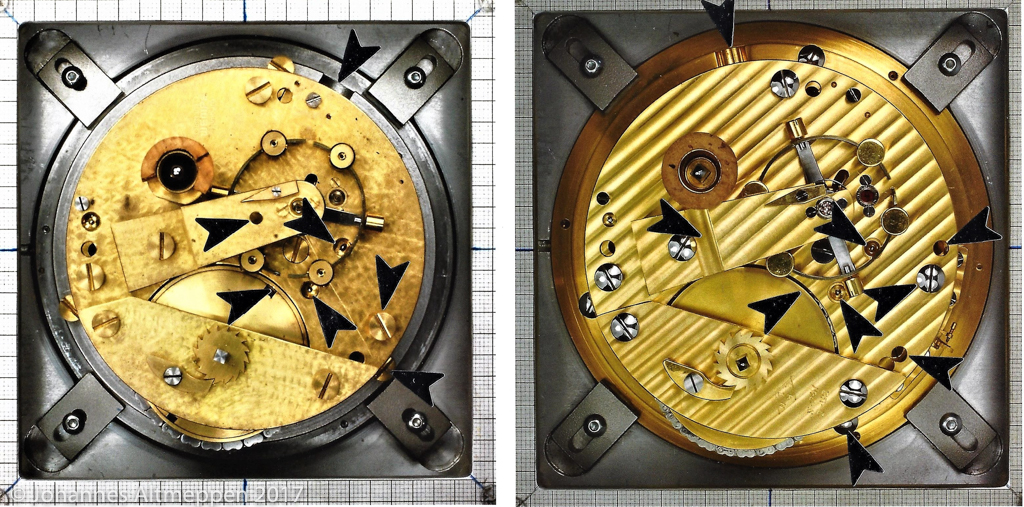
#> input picture References/wempe/photos/dg-chrono-6mx/1_1_Vergleich_Wempe-6MX_A.jpg, 1024 x 507 px, given in place of 1_Kirow_247_Z.jpg, which was not available
$ python ringgaps2.py
#> lines starting #> are read from the running program, lines starting #| are printed output that depends on the picture
### marine-chronometer-source/wempe/6mx-audit/gamma/zcal.py
"""Gamma, 6MX audit: Kirov 247 Z view, dial-plane calibration on the printed circles about the three arbors.
Each printed line is found along rays from a rough centre as the darkest point (a parabola through the minimum),
then a circle is fitted (algebraic, then geometric); the centres of the up-and-down circle and the seconds circle
are the arbors at z -23 and +23 (the sheets'), the minute track's the centre arbor."""
import cv2, numpy as np, json, sys
from scipy.optimize import least_squares
IMG='E:/Marine-Chronometer/References/wempe/photos/dg-chrono-6mx/1_Kirow_247_Z.jpg'
im=cv2.imread(IMG); g=cv2.cvtColor(im,cv2.COLOR_BGR2GRAY).astype(float)
#> further down, im is the input picture: shape (507, 1024, 3); mean B, G, R 94.9, 132.7, 147
#> after `g = cv2.cvtColor(im, cv2.COLOR_BGR2GRAY).astype(float)`:
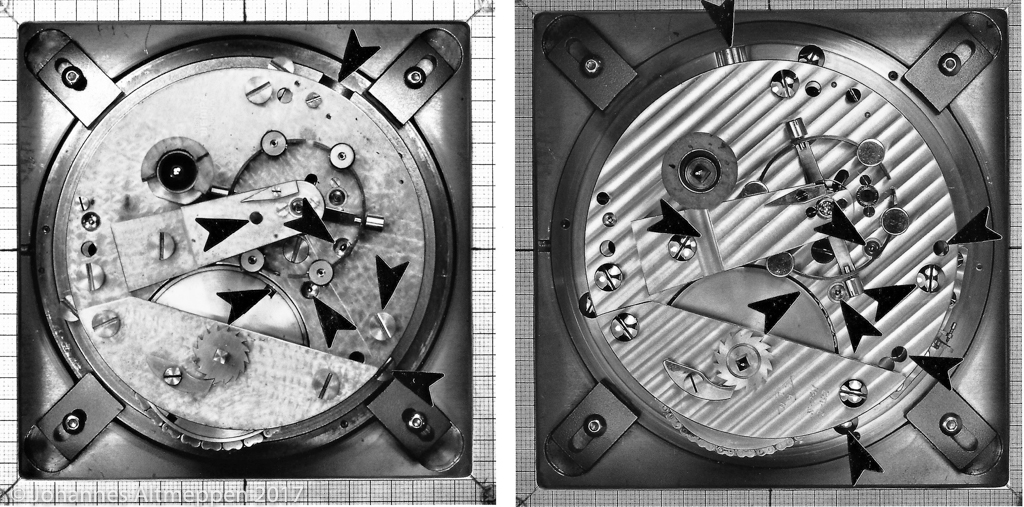
#> g: shape (507, 1024) float64; min 0, max 255, mean 132.7
def samp(x,y): return cv2.remap(g.astype(np.float32),np.float32(x),np.float32(y),cv2.INTER_LINEAR)
# [13 lines left out: function line_pts, not called in this run]
def fitc(p):
    x,y=p[:,0],p[:,1]; A=np.c_[2*x,2*y,np.ones_like(x)]; b=x*x+y*y
    s=np.linalg.lstsq(A,b,rcond=None)[0]; c0=[s[0],s[1],np.sqrt(s[2]+s[0]**2+s[1]**2)]
    for _ in range(3):
        f=lambda q:np.hypot(x-q[0],y-q[1])-q[2]
        r=least_squares(f,c0); res=f(r.x); k=np.abs(res-np.median(res))<3*1.4826*np.median(np.abs(res-np.median(res)))+0.3
        x,y=x[k],y[k]; c0=r.x
    r=least_squares(lambda q:np.hypot(x-q[0],y-q[1])-q[2],c0); res=np.hypot(x-r.x[0],y-r.x[1])-r.x[2]
    J=r.jac; cov=np.linalg.inv(J.T@J)*np.var(res)
    return r.x,np.sqrt(np.diag(cov)),res.std(),len(x)
def fitell(p):
    e=cv2.fitEllipse(p.astype(np.float32)); return e
# [11 lines that do not run on import are left out]

### marine-chronometer-source/wempe/6mx-audit/gamma/ringgaps.py
"""Gamma: the movement ring's three screws on the train-side (A) photographs of Kirov 247, Kirov 009 and Poljot 20027, without a camera:
the top plate's rim (r 42.494, the drawings') found along rays as the strongest step and fitted as an ellipse (its centre, axes and tilt
map the image to the plate's plan, to first order); each ring screw's head, half under the plate's edge, fitted over its visible arc
(sector fit); bearings about the plate's centre in the plan the ellipse gives, and the gaps between the screws, which need no 12 o'clock.
The screws stand about 20 mm below the plate's rim: on these long-lens views (about 630 mm) that scales their radius by about 3 % about
the image centre, close to the plate's centre, which leaves their bearings within about 0.1°. Mirror: the A view is from the train side,
so the image's clockwise is brg's (counterclockwise seen from the dial)."""
import cv2,numpy as np,json,sys
from sector import sector
from zcal import fitc
D='E:/Marine-Chronometer/References/wempe/photos/'
J={'247':(D+'dg-chrono-6mx/2_Kirow_247_A.jpg',(515,505),[((400,145),180,370),((889,593),-80,80),((178,662),130,235,1)]),
   '009':(D+'dg-chrono-6mx-gallery/bilder-zum-6mx/2_Kirow_009_A.jpg',(512,505),None),
   '20027':(D+'dg-chrono-6mx-gallery/bilder-zum-6mx/2_Poljot_20027_A.jpg',(512,505),None)}
def rimell(g,O,r0=345,r1=400):
    gb=cv2.GaussianBlur(g,(5,5),1.2); pts=[]
    for ad in np.arange(0,360,1.5):
        a=np.radians(ad); rr=np.arange(r0,r1,0.25); x=O[0]+rr*np.cos(a); y=O[1]+rr*np.sin(a)
        v=cv2.remap(gb,np.float32(x[None]),np.float32(y[None]),cv2.INTER_LINEAR)[0]; d=np.abs(np.gradient(v)); i=int(np.argmax(d))
        if d[i]>4 and 2<i<len(d)-3: pts.append((x[i],y[i]))
    p=np.array(pts,np.float32)
    for _ in range(3):
        e=cv2.fitEllipse(p); c=np.array(e[0]); ax=np.array(e[1])/2; th=np.radians(e[2])
        R=np.array([[np.cos(th),np.sin(th)],[-np.sin(th),np.cos(th)]]); q=(p-c)@R.T; rn=np.hypot(q[:,0]/ax[0],q[:,1]/ax[1])
        k=np.abs(rn-1)<max(3*np.median(np.abs(rn-1)),0.004); p=p[k]
    e=cv2.fitEllipse(p); return e,len(p),np.median(np.abs(rn-1))*np.mean(ax)
def plan(e,uv):
    c=np.array(e[0]); ax=np.array(e[1])/2; th=np.radians(e[2]); R=np.array([[np.cos(th),np.sin(th)],[-np.sin(th),np.cos(th)]])
    q=(np.asarray(uv)-c)@R.T; q=q/ax*42.494; return q@R   # back into the image's orientation, now round
# [12 lines that do not run on import are left out]

### marine-chronometer-source/wempe/6mx-audit/gamma/sector.py
"""Gamma: a round edge seen over a sector only: edge points along rays from a rough centre within the sector (steepest step of
the given sign), MAD-trimmed, circle fitted."""
import cv2,numpy as np
from zcal import fitc
def sector(g,c0,r0,r1,a0,a1,sign=1,step=2,thr=5):
    gb=cv2.GaussianBlur(g,(3,3),0.7); pts=[]
    for ad in np.arange(a0,a1,step):
        a=np.radians(ad); rr=np.arange(r0,r1,0.2); x=c0[0]+rr*np.cos(a); y=c0[1]+rr*np.sin(a)
        v=cv2.remap(gb,np.float32(x[None]),np.float32(y[None]),cv2.INTER_LINEAR)[0]; d=np.gradient(v)*sign; i=int(np.argmax(d))
        if d[i]<thr or i<2 or i>len(d)-3: continue
        y0,y1,y2=d[i-1],d[i],d[i+1]; o=(y0-y2)/(2*(y0-2*y1+y2)+1e-9); r=rr[i]+o*0.2
        pts.append((c0[0]+r*np.cos(a),c0[1]+r*np.sin(a)))
    p=np.array(pts); q,sd,rms,n=fitc(p); return q,sd,rms,n,p

### marine-chronometer-source/wempe/6mx-audit/gamma/ringgaps2.py
"""Gamma: ringgaps.py's reading on Kirov 009 and Poljot 20027: each screw's head over its visible arc, both signs of step tried and the
cleaner fit (lower rms, a head-sized radius) kept; the rim ellipse fitted in a narrower window where the first was loose."""
import cv2,numpy as np,sys
from sector import sector
from ringgaps import rimell,plan,D
JOB={'009':(D+'dg-chrono-6mx-gallery/bilder-zum-6mx/2_Kirow_009_A.jpg',(514,504),(352,395),[((400,150),180,360),((898,590),-80,80),((165,662),100,260)]),
     '20027':(D+'dg-chrono-6mx-gallery/bilder-zum-6mx/2_Poljot_20027_A.jpg',(509,513),(350,395),[((395,139),0,360),((892,592),-90,270),((150,660),90,270)])}
for k,(p,O,(r0,r1),scr) in JOB.items():
    im=cv2.imread(p); g=cv2.cvtColor(im,cv2.COLOR_BGR2GRAY).astype(np.float32)
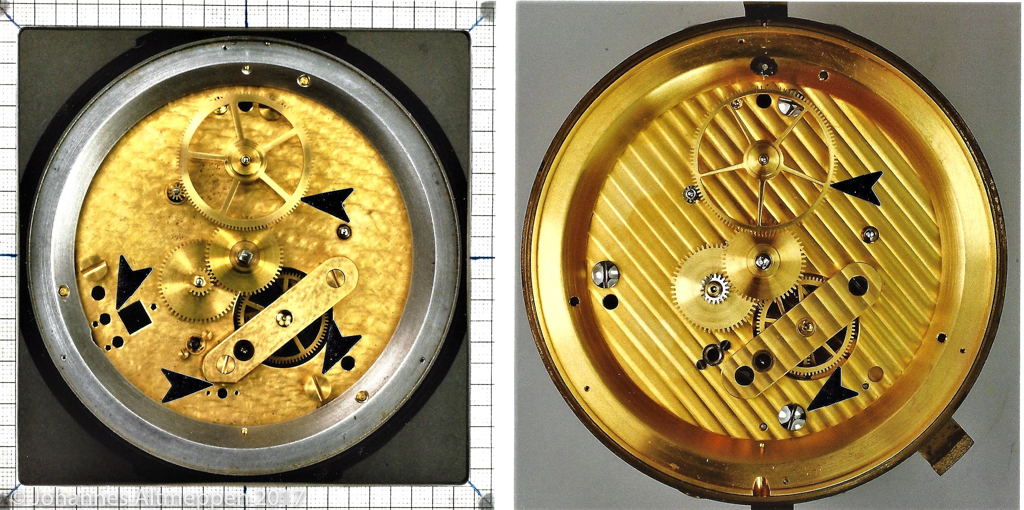
#> input picture References/wempe/photos/dg-chrono-6mx/1_2_Vergleich_Wempe-6MX_uZ.jpg, 1024 x 510 px, given in place of 2_Kirow_009_A.jpg, which was not available
#> further down, im is the input picture: shape (510, 1024, 3); mean B, G, R 89.6, 136.4, 154.7
#> after `g = cv2.cvtColor(im, cv2.COLOR_BGR2GRAY).astype(np.float32)`:
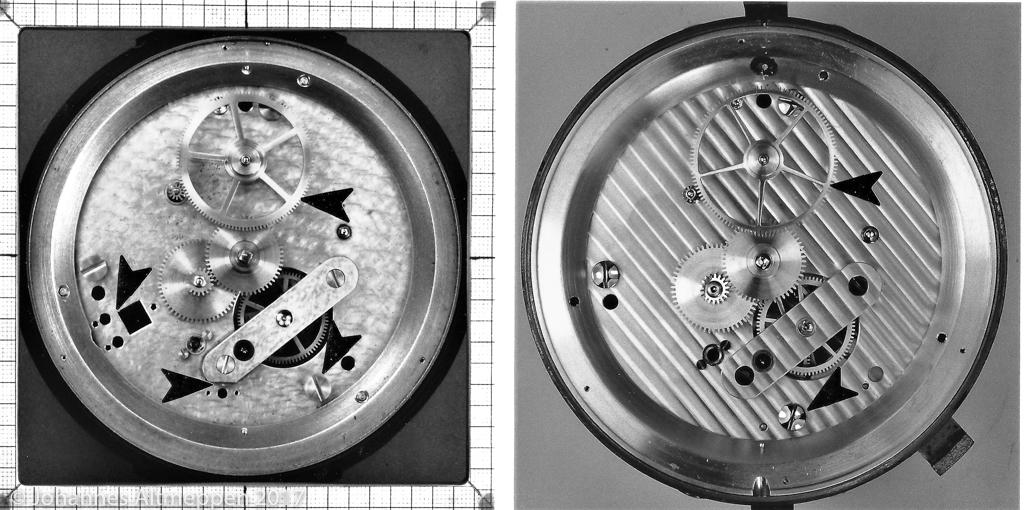
#> g: shape (510, 1024) float32; min 0, max 255, mean 136.5
    e,n,rms=rimell(g,np.array(O,float),r0,r1); print(k,'rim ellipse centre %.1f,%.1f axes %.1f %.1f (%d pts, %.2f px)'%(e[0][0],e[0][1],e[1][0]/2,e[1][1]/2,n,rms))
#> the loop in rimell, `for ad in np.arange(0,360,1.5):` made 240 passes
#> i on passes 1 to 3: 143, 0, 0
#> after the loop in rimell, `for ad in np.arange(0,360,1.5):`: pts = 63 pairs, first value 161.8 to 875.8, second value 125 to 399.7
#> in rimell, `p=np.array(pts,np.float32)`: p has the same summary as pts
#> after `e, n, rms = rimell(g, np.array(O, float), r0, r1)`: e = ((510.3, 437.5), (603.3, 705.7), 83.67); n = 63; rms = 7.91
#| 009 rim ellipse centre 510.3,437.5 axes 301.7 352.9 (63 pts, 7.91 px)
    A=[]; vis=im.copy()
    for c0,a0,a1 in scr:
        best=None
        for sg in (1,-1):
            for rr0,rr1 in ((8,32),(12,40)):
                try: q,sd,r_,nn,pp=sector(g,np.array(c0,float),rr0,rr1,a0,a1,sign=sg)
                except Exception: continue
                if 10<q[2]<32 and nn>20 and (best is None or r_<best[2]): best=(q,sd,r_,nn,pp,sg)
#> (the run stopped early here; a loop or call above may not have finished)
